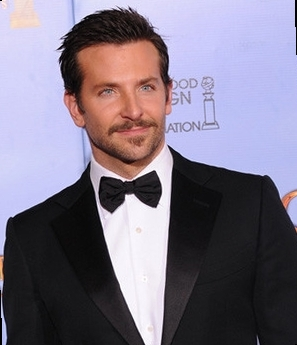
#> input picture canny_edge_detector/faces_imgs/2.jpg, 297 x 345 px, found by its file name
$ python gaussian_blur_filter.py
#> lines starting #> are read from the running program, lines starting #| are printed output that depends on the picture
import cv2
import numpy as np
import math


def convolution(kernel, image, edge_param=""):
    i_height = len(image)
    i_width = len(image[0])
    k_height = len(kernel)
    k_width = len(kernel[0])
    filtered = [[0 for i in range(i_width)] for i in range(i_height)]
    for y in range(i_height):
        for x in range(i_width):
            # Iterate over the kernel
            weighted_pixel_sum = 0
            m = k_height // 2
            n = k_width // 2
            for ky in range(-m, m + 1):
                for kx in range(-n, m + 1):
                    pixel = 0
                    pixel_y = y - ky
                    pixel_x = x - kx
                    # Handle edge pixels
                    if (pixel_y >= 0) and (pixel_y < i_height) and (pixel_x >= 0) and (pixel_x < i_width):
                        pixel = image[pixel_y][pixel_x]
                    weight = kernel[ky + (k_height // 2)][kx + (k_width // 2)]
                    weighted_pixel_sum += pixel * weight
            filtered[y][x] = weighted_pixel_sum
    return filtered

def gaussian_kernel(size, sigma=1):
    filter_size = int(size)
    # filter_size = 2 * int(4 * sigma + 0.5) + 1
    # gaussian_filter = np.zeros((filter_size, filter_size), np.float32)
    gauss_kernel = [[0.0 for i in range(filter_size)] for i in range(filter_size)]
    m = filter_size//2
    n = filter_size//2
    for x in range(-m, m+1):
        for y in range(-n, n+1):
            x1 = 2*math.pi*(sigma**2)
            x2 = math.exp(-(x**2 + y**2)/(2* sigma**2))
            gauss_kernel[y+m][x+n] = (1/x1)*x2
            # gaussian_filter[x+m, y+n] = (1/x1)*x2
    return gauss_kernel


img = cv2.imread("/media/primesh/F4D0EA80D0EA4906/ACADEMICS/MORA/Sem 7/Machine vision/canny_edge_detector/canny_edge_detector/faces_imgs/2.jpg", 0)
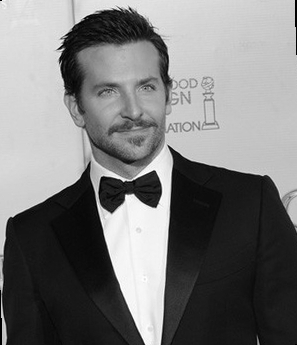
#> img: shape (345, 297); min 0, max 255, mean 121
img_mat = []
for i in range(0, img.shape[0]):
    row = []
    for j in range(0, img.shape[1]):
        pixel = img.item(i, j)
        row.append(pixel)
    img_mat.append(row)
#> after the loop, img_mat = 345 items

gauss_kernel = gaussian_kernel(9)
#> in gaussian_kernel, `gauss_kernel = [[0.0 for i in range(filter_size)] for i in range(filte..`: gauss_kernel = 9 items, first 6: [0, 0, 0, 0, 0, 0, 0, 0, 0], [0, 0, 0, 0, 0, 0, 0, 0, 0], [0, 0, 0, 0, 0, 0, 0, 0, 0], [0, 0, 0, 0, 0, 0, 0, 0, 0], [0, 0, 0, 0, 0, 0, 0, 0, 0], [0, 0, 0, 0, 0, 0, 0, 0, 0]
#> after the loop in gaussian_kernel, `for x in range(-m, m+1):`: gauss_kernel = 9 items
#> gauss_kernel = 9 items
res = convolution(gauss_kernel, img_mat)
#> in convolution, `i_height = len(image)`: i_height = 345
#> in convolution, `i_width = len(image[0])`: i_width = 297
#> in convolution, `k_height = len(kernel)`: k_height = 9
#> in convolution, `filtered = [[0 for i in range(i_width)] for i in range(i_height)]`: filtered = 345 items
#> res = 345 items
cv2.imwrite("res_gauss_blur_9.png", np.float32(res))
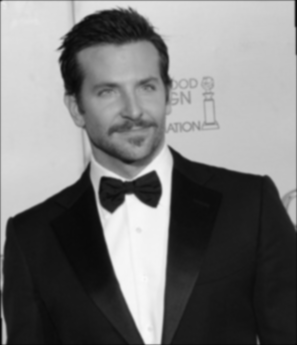
#> saved as res_gauss_blur_9.png: shape (345, 297); min 6, max 249, mean 120.4

$ run again, with canny_edge_detector/faces_imgs/4.jpg copied over canny_edge_detector/faces_imgs/2.jpg
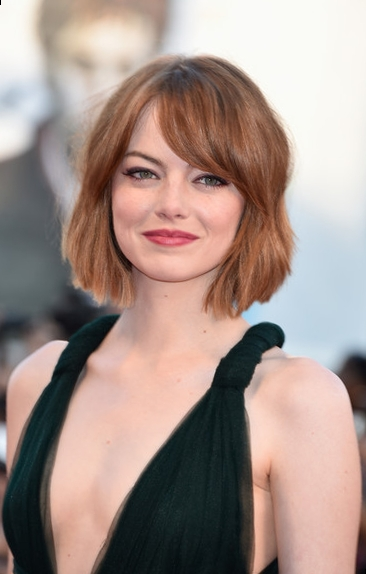
#> input picture canny_edge_detector/faces_imgs/4.jpg, 366 x 574 px, found by its file name
#> `img = cv2.imread("/media/primesh/F4D0EA80D0EA4906/ACADEMICS/MORA/Sem 7..`:
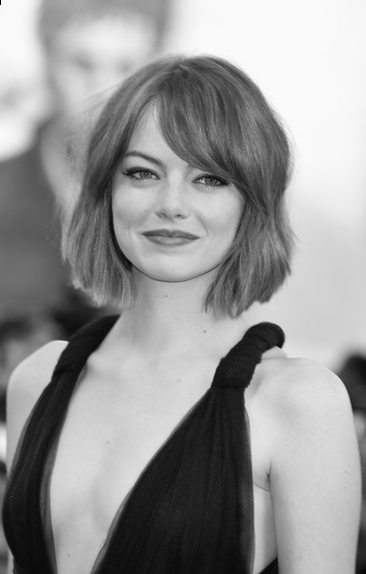
#> img: shape (574, 366); min 0, max 255, mean 150.4
#> after the loop `for i in range(0, img.shape[0]):`: img_mat = 574 items
#> in gaussian_kernel, `gauss_kernel = [[0.0 for i in range(filter_size)] for i in range(filte..`: gauss_kernel = 9 items, first 6: [0, 0, 0, 0, 0, 0, 0, 0, 0], [0, 0, 0, 0, 0, 0, 0, 0, 0], [0, 0, 0, 0, 0, 0, 0, 0, 0], [0, 0, 0, 0, 0, 0, 0, 0, 0], [0, 0, 0, 0, 0, 0, 0, 0, 0], [0, 0, 0, 0, 0, 0, 0, 0, 0]
#> after the loop in gaussian_kernel, `for x in range(-m, m+1):`: gauss_kernel = 9 items
#> i_height = 574
#> i_width = 366
#> k_height = 9
#> filtered = 574 items
#> `cv2.imwrite("res_gauss_blur_9.png", np.float32(res))`:
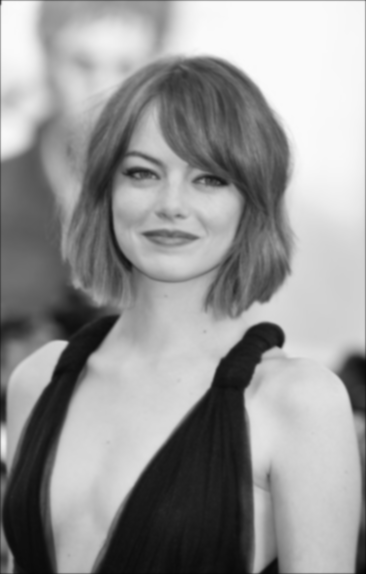
#> saved as res_gauss_blur_9.png: shape (574, 366); min 2, max 251, mean 150
